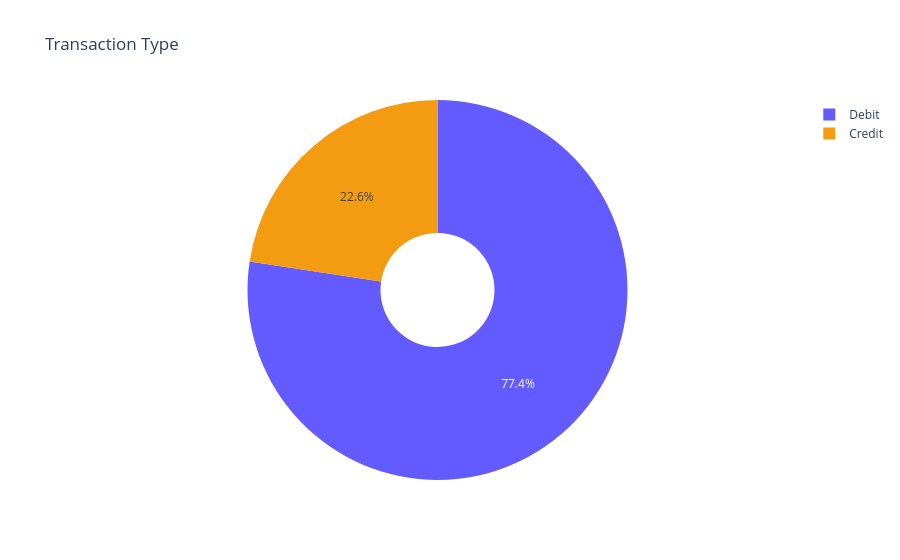

Here is the notebook cell this chart was saved with:
### Code cell
tt = btx['TransactionType'].value_counts().reset_index(); tt.columns=['type','count']
fig = px.pie(tt, values='count', names='type', title='Transaction Type', hole=0.3,
             color_discrete_sequence=[PRIMARY, WARNING], template=TEMPLATE)
fig.show()

### Figure 1 — Plotly figure (JSON) as saved in the notebook; plotly's stock layout.template omitted (floating-point values rounded to 4 significant figures)
{"data": [{"domain": {"x": [0.0, 1.0], "y": [0.0, 1.0]}, "hole": 0.3, "hovertemplate": "type=%{label}<br>count=%{value}<extra></extra>", "labels": ["Debit", "Credit"], "legendgroup": "", "name": "", "showlegend": true, "type": "pie", "values": [1944, 568]}], "layout": {"legend": {"tracegroupgap": 0}, "piecolorway": ["#635BFF", "#F39C12"], "title": {"text": "Transaction Type"}}}
